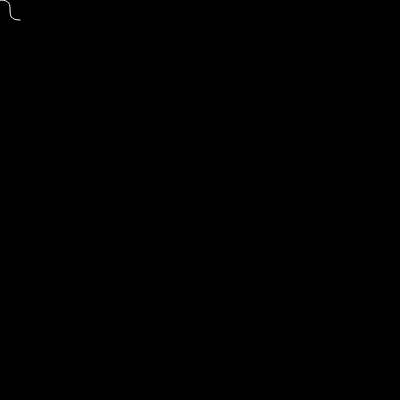
Frame 1 (no input)
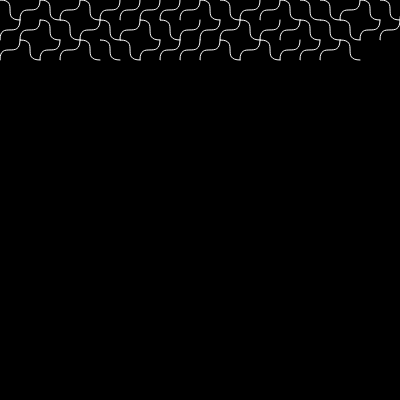
Frame 60 (no input)
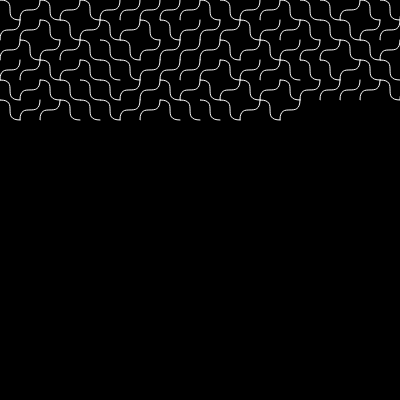
Frame 120 (the mouse pressed at the canvas centre since frame 60)

The p5.js sketch that drew these frames (run headless with seeded random() and noise() and a simulated clock; from frame 60 on, the mouse is pressed at the canvas centre):

// p5.js sketch
// ── sketch.js
let x = 0;
let y = 0;
let spacing = 20;

function setup() {
  createCanvas(400, 400);
  background(0);
  stroke(255);
}

function draw() {
  if (random(1) < 0.5) {
    curve1();
  } else {
    curve2();
  }

  x = x + spacing;

  if (x > width) {
    x = 0;
    y = y + spacing;
  }

  if (y > height) {
    noLoop();
  }
}

function line1() {
  line(x, y + spacing, x + spacing, y);
}

function line2() {
  line(x + spacing, y + spacing, x, y);
}

function circleF() {
  fill(255);
  ellipse(x + spacing / 2, y + spacing / 2, spacing, spacing);
}

function circleE() {
  noFill();
  ellipse(x + spacing / 2, y + spacing / 2, spacing, spacing);
}

function line3() {
  for (let i = 0; i < spacing; i += 2) {
    line(x + i, y, x + i, y + spacing)
  }
}

function line4() {
  for (let i = 0; i < spacing; i += 2) {
    line(x, y + i, x + spacing, y + i)
  }
}

function dots1() {
  for (let i = 0; i < spacing; i += spacing / 4) {
    fill(255);
    ellipse(x + i, y + spacing / 2, spacing / 4, spacing / 4);
  }
}

function dots2() {
  for (let i = 0; i < spacing; i += spacing / 4) {
    fill(255);
    ellipse(x + spacing / 2, y + i, spacing / 4, spacing / 4);
  }
}

function curve1() {
  noFill();
  bezier(x, y + spacing, x, y, x + spacing, y + spacing, x + spacing, y);
}

function curve2() {
  noFill();
  bezier(x, y, x + spacing, y, x, y + spacing, x + spacing, y + spacing);
}
